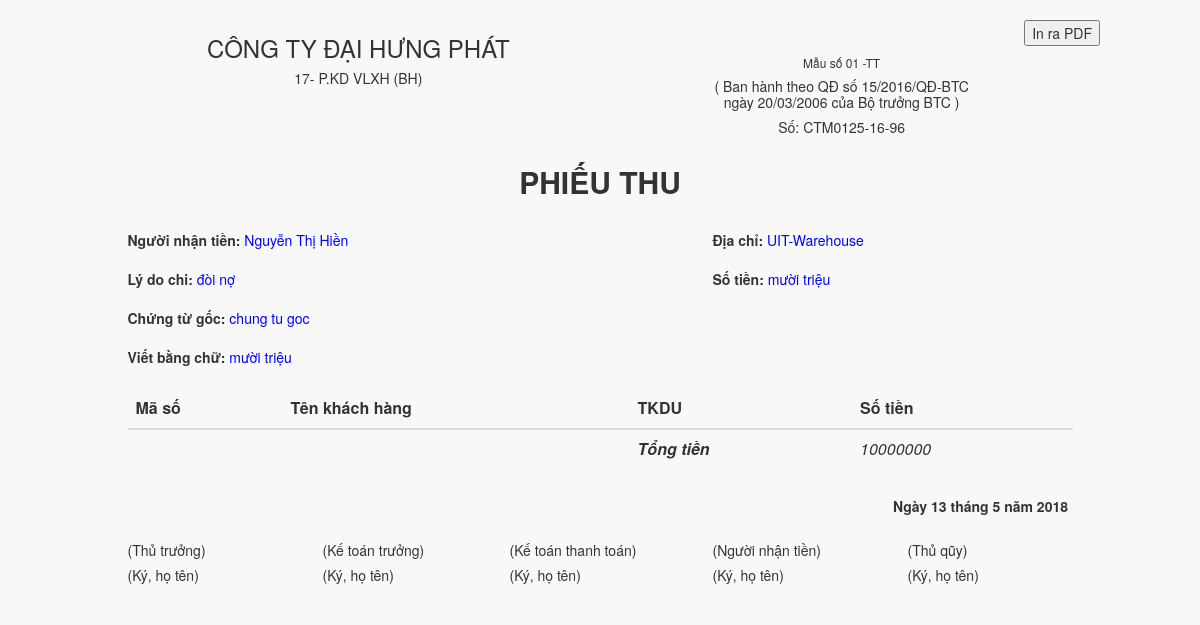
The app's page /views/pages/phieuthu.php?id=1 (signed in) with its own data.
### tables this page shows
create table form
(
	id int primary key auto_increment,
    form_id text,
    date_create date,
	content text,
    total_money int,
    total_money_text text,
    form_type int,
    account_type varchar(10),
	receipt text,
    user int,
    customer int,
    warehouse int,
    money_type int,
	status int,
    foreign key (form_type) references form_type(id),
    foreign key (account_type) references account_type(id),
    foreign key (user) references users(id),
    foreign key (customer) references customers(id),
    foreign key (warehouse) references warehouse(id),
    foreign key (money_type) references money_type(id),
    foreign key (status) references form_status(id)
);

create table customers
(
	id int primary key auto_increment,
    fullname text,
    address text,
    company text
);

create table warehouse
(
	id int primary key auto_increment,
    name text,
    address text
);

### views/pages/phieuthu.php (the view, shortened to what this page needs)
</html>
</html>
<!DOCTYPE html>
<html lang="en">
<?php
    include '../layouts/header.php';
?>
    <?php
        $id = $_GET['id'];
        include '../../server/config.php';
        $sql_form = 'SELECT *, DAYOFMONTH(date_create), MONTH(date_create),YEAR(date_create) FROM `form` f, `customers` cus, `warehouse` w WHERE f.warehouse = w.id and cus.id = f.customer and f.id ='.$id.';';
        $result = $conn->query($sql_form);
        while ( $row = mysqli_fetch_row($result) ) {
            $form = $row;
        }
    ?>
        <body>
            <div id="divExport" style="padding-top: 20px; padding-right: 100px; float: right;" ><button id="exportPDF" value="In ra PDF">In ra PDF</button></div>
            <div class="container">
                <div class="body-wrapper">
                    <div class="header-title">
                        <div class="row">
                            <div class="col-md-5 col-md-offset-1 col-xs-6 company-name">
                                <h3 class="text-center">CÔNG TY ĐẠI HƯNG PHÁT</h3>
                                <h5 class="text-center">17- P.KD VLXH (BH)</h5>
                            </div>
                            <div class="col-md-5 col-xs-6">
                                <h6 class="text-center">Mẫu số 01 -TT</h6>
                                <h5 class="text-center">( Ban hành theo QĐ số 15/2016/QĐ-BTC <br> ngày 20/03/2006 của Bộ trưởng BTC )</h5>
                                <h5 class="text-center">Số: <?php echo $form[1]; ?></h5>
                            </div>
                        </div>
                        <div class="row text-center">
                            <h2><strong>PHIẾU THU</strong></h2></div>
                    </div>
                    <div class="body-content">
                        <div class="row padding-row">
                            <div class="col-md-5 col-md-offset-1 col-sm-6 col-xs-6">
                                <label>Người nhận tiền:</label>
                                <label class="info"><?php echo $form[15]; ?></label>
                            </div>
                            <div class="col-md-5 col-md-offset-1 col-sm-6 col-xs-6">
                                <label>Địa chỉ:</label>
                                <label class="info"><?php echo $form[19]; ?></label>
                            </div>
                        </div>
                        <div class="row padding-row">
                            <div class="col-md-5 col-md-offset-1 col-sm-6 col-xs-6">
                                <label>Lý do chi: </label>
                                <label class="info"><?php echo $form[3]; ?></label>
                            </div>
                            <div class="col-md-5 col-md-offset-1 col-sm-6 col-xs-6">
                                <label>Số tiền:</label>
                                <label class="info"><?php echo $form[5]; ?></label>
                            </div>
                        </div>
                        <div class="row padding-row">
                            <div class="col-md-5 col-md-offset-1
                        ">
                                <label>Chứng từ gốc:</label>
                                <label class="info"><?php echo $form[8]; ?></label>
                            </div>
                        </div>
                        <div class="row padding-row">
                            <div class="col-md-5 col-md-offset-1">
                                <label>Viết bằng chữ: </label>
                                <label class="info"><?php echo $form[5]; ?></label>
                            </div>
                        </div>
                    </div>
                    <div class="table-detail">
                        <div class="row">
                            <div class="col-md-10 col-md-offset-1 col-12">
                                <table class="table table-hover">
                                    <thead>
                                        <tr>
                                            <th>Mã số</th>
                                            <th>Tên khách hàng</th>
                                            <th>TKDU</th>
                                            <th>Số tiền</th>
                                        </tr>
                                    </thead>
                                    <tbody>
                                        <tr>
                                            <td></td>
                                            <td></td>
                                            <td class="money-total">Tổng tiền</td>
                                            <td><?php echo $form[4]; ?></td>
                                        </tr>
                                    </tbody>
                                </table>
                            </div>
                        </div>
                        <div class="row padding-row">
                            <p class="text-right date-sign"><strong>
                                Ngày <?php echo $form[21]; ?> tháng <?php echo $form[22]; ?> năm <?php echo $form[23]; ?>
                            </strong></p>
                        </div>
                        <div class="row padding-row">
                            <div class="col-md-2 col-md-offset-1 col-xs-2 col-xs-offset-1">
                                <label class="sign">(Thủ trưởng)</label><br>
                                <label class="sign">(Ký, họ tên)</label>
                            </div>
                            <div class="col-md-2 col-xs-2">
                                <label class="sign">(Kế toán trưởng)</label><br>
                                <label class="sign">(Ký, họ tên)</label>
                            </div>
                            <div class="col-md-2 col-xs-2 exception-col">
                                <label class="sign">(Kế toán thanh toán)</label><br>
                                <label class="sign">(Ký, họ tên)</label>
                            </div>
                            <div class="col-md-2 col-xs-2">
                                <label class="sign">(Người nhận tiền)</label><br>
                                <label class="sign">(Ký, họ tên)</label>
                            </div>
                            <div class="col-md-2 col-xs-2">
                                <label class="sign">(Thủ qũy)</label><br>
                                <label class="sign">(Ký, họ tên)</label>
                            </div>
                        </div>
                    </div>
                </div>
        </body>
</html>

### views/pages/phieuthu.php (style rules this page uses)
.header-title { padding: 5px; }
.body-content { padding-top: 10px; padding-bottom: 10px; }
.info { color: blue; font-weight: 400; }
label.sign { font-weight: 400; }
.padding-row { padding-top: 7px; padding-bottom: 7px; }
td { font-style: italic; }
.money-total { font-weight: 700; }
.company-name { padding-top: 10px; }
.exception-col { padding-left: 7px; padding-right: 7px; }
.date-sign { margin-right: 10%; }

### records on screen
form: form "CTM0125-16-96", customer.fullname "Nguyễn Thị Hiền", warehouse.name "UIT-Warehouse", content "đòi nợ", total_money_text "mười triệu", receipt "chung tu goc", total_money "10000000"

### other values on screen
$form[21] "13"
$form[22] "5"
$form[23] "2018"
